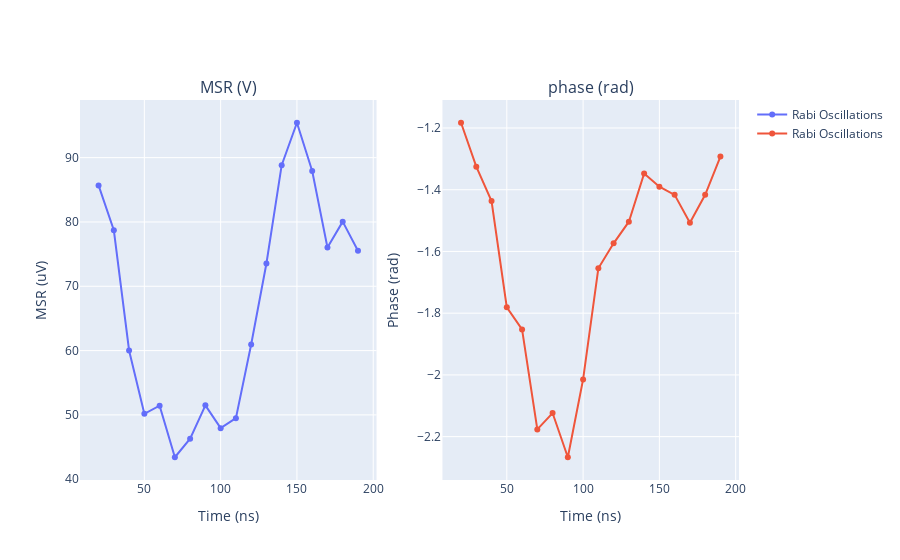

This figure's notebook cell:
### Code cell
data = rabi_pulse_length(Device,
    qubit = 0,
    pulse_duration_start = 20,
    pulse_duration_end = 200,
    pulse_duration_step = 10,
    software_averages = 1,
)

time_msr_phase(data)

### Figure 1 — Plotly figure (JSON) as saved in the notebook; plotly's stock layout.template omitted (floating-point values rounded to 4 significant figures)
{"data": [{"name": "Rabi Oscillations", "type": "scatter", "x": [20, 30, 40, 50, 60, 70, 80, 90, 100, 110, 120, 130, 140, 150, 160, 170, 180, 190], "xaxis": "x", "y": [85.68, 78.71, 60.01, 50.17, 51.44, 43.41, 46.31, 51.48, 47.94, 49.5, 60.94, 73.54, 88.83, 95.43, 87.92, 76.03, 80.05, 75.52], "yaxis": "y"}, {"name": "Rabi Oscillations", "type": "scatter", "x": [20, 30, 40, 50, 60, 70, 80, 90, 100, 110, 120, 130, 140, 150, 160, 170, 180, 190], "xaxis": "x2", "y": [-1.183, -1.325, -1.437, -1.781, -1.853, -2.177, -2.124, -2.267, -2.015, -1.655, -1.574, -1.504, -1.347, -1.39, -1.417, -1.507, -1.417, -1.292], "yaxis": "y2"}], "layout": {"annotations": [{"font": {"size": 16}, "showarrow": false, "text": "MSR (V)", "x": 0.225, "xanchor": "center", "xref": "paper", "y": 1, "yanchor": "bottom", "yref": "paper"}, {"font": {"size": 16}, "showarrow": false, "text": "phase (rad)", "x": 0.775, "xanchor": "center", "xref": "paper", "y": 1, "yanchor": "bottom", "yref": "paper"}], "showlegend": true, "uirevision": "0", "xaxis": {"anchor": "y", "domain": [0, 0.45], "title": {"text": "Time (ns)"}}, "xaxis2": {"anchor": "y2", "domain": [0.55, 1], "title": {"text": "Time (ns)"}}, "yaxis": {"anchor": "x", "domain": [0, 1], "title": {"text": "MSR (uV)"}}, "yaxis2": {"anchor": "x2", "domain": [0, 1], "title": {"text": "Phase (rad)"}}}}
